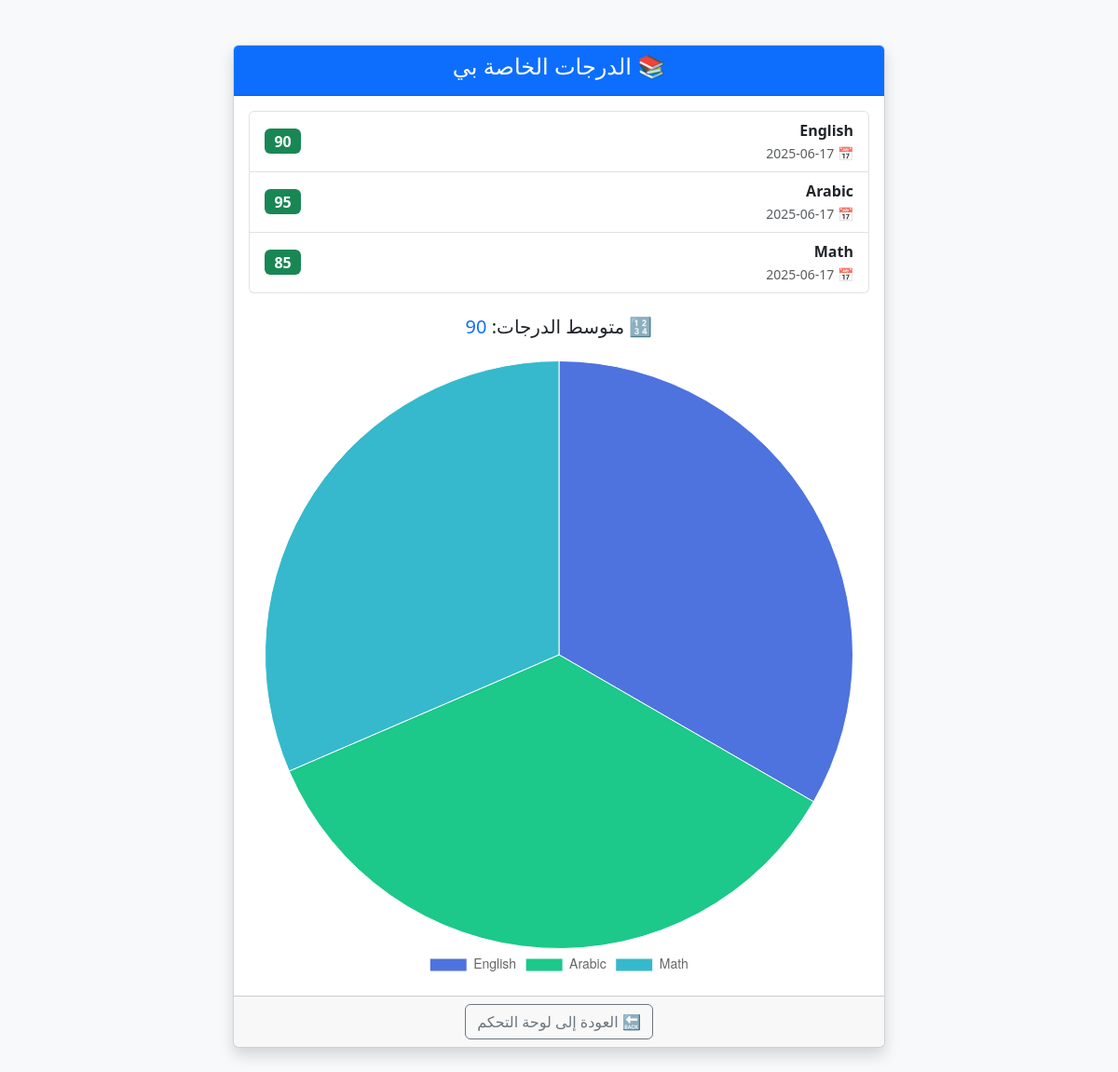
The page /view_grades.php (signed in) on the database its author committed.
### tables this page shows
CREATE TABLE `grades` (
  `id` int(11) NOT NULL,
  `student_id` int(11) DEFAULT NULL,
  `subject` varchar(100) DEFAULT NULL,
  `grade` varchar(5) DEFAULT NULL,
  `date` date DEFAULT NULL
);

### view_grades.php (the view, shortened to what this page needs)
<?php
$conn = new mysqli("localhost", "root", "", "school_db");
$user_id = $_SESSION['user']['id'];
$stmt = $conn->prepare("SELECT id FROM students WHERE user_id = ?");
$stmt->bind_param("i", $user_id);
$stmt->execute();
$result = $stmt->get_result();
$grades = [];
$average = 0;
if ($result->num_rows === 1) {
    $student = $result->fetch_assoc();
    $student_id = $student['id'];
    $grades_sql = "SELECT subject, grade, date FROM grades WHERE student_id = $student_id ORDER BY date DESC";
    $grades_result = $conn->query($grades_sql);
    if ($grades_result && $grades_result->num_rows > 0) {
        while ($row = $grades_result->fetch_assoc()) {
            $row['grade'] = is_numeric($row['grade']) ? floatval($row['grade']) : 0;
            $grades[] = $row;
        }
        $total = array_sum(array_column($grades, 'grade'));
        $count = count($grades);
        $average = $count > 0 ? round($total / $count, 2) : 0;
    }
} else {
    die("لم يتم العثور على بيانات الطالب.");
}
?>
<!DOCTYPE html>
<html lang="ar" dir="rtl">
<head>
    <link href="https://cdn.jsdelivr.net/npm/bootstrap@5.3.0/dist/css/bootstrap.rtl.min.css" rel="stylesheet">
</head>
<body class="bg-light">
<div class="container py-5">
    <div class="card shadow mx-auto" style="max-width: 700px;">
        <div class="card-header bg-primary text-white text-center">
            <h4>📚 الدرجات الخاصة بي</h4>
        </div>
        <div class="card-body">
            <?php if (!empty($grades)): ?>
                <ul class="list-group mb-4">
                    <?php foreach ($grades as $row): ?>
                        <li class="list-group-item d-flex justify-content-between align-items-center">
                            <div>
                                <strong><?php echo htmlspecialchars($row['subject']); ?></strong><br>
                                <small class="text-muted">📅 <?php echo $row['date']; ?></small>
                            </div>
                            <span class="badge bg-success fs-6"><?php echo $row['grade']; ?></span>
                        </li>
                    <?php endforeach; ?>
                </ul>
                <div class="mb-4 text-center">
                    <h5>🔢 متوسط الدرجات: <span class="text-primary"><?php echo $average; ?></span></h5>
                </div>
                <canvas id="gradeChart" height="300"></canvas>
                <script>
                    const ctx = document.getElementById('gradeChart').getContext('2d');
                    const gradeChart = new Chart(ctx, {
                        type: 'pie',
                        data: {
                            labels: <?= json_encode(array_column($grades, 'subject')) ?>,
                            datasets: [{
                                label: 'الدرجات',
                                data: <?= json_encode(array_column($grades, 'grade')) ?>,
                                backgroundColor: [
                                    '#4e73df', '#1cc88a', '#36b9cc', '#f6c23e', '#e74a3b', '#858796'
                                ],
                                borderWidth: 1
                            }]
                        },
                        options: {
                            responsive: true,
                            plugins: {
                                legend: {
                                    position: 'bottom',
                                    labels: { font: { size: 14 } }
                                }
                            }
                        }
                    });
                </script>
            <?php else: ?>
                <div class="alert alert-info text-center">لا توجد درجات مسجلة.</div>
            <?php endif; ?>
        </div>
        <div class="card-footer text-center">
            <a href="dashboard.php" class="btn btn-outline-secondary">🔙 العودة إلى لوحة التحكم</a>
        </div>
    </div>
</div>
</body>
</html>

### rows shown on the page
grades: subject "English", date "2025-06-17", grade "90"
grades: subject "Arabic", date "2025-06-17", grade "95"
grades: subject "Math", date "2025-06-17", grade "85"

### other values the page prints
$average "90"
chart data {{ json_encode(array_column($grades, 'subject')) }} ["English","Arabic","Math"]
chart data {{ json_encode(array_column($grades, 'grade')) }} [90,95,85]
